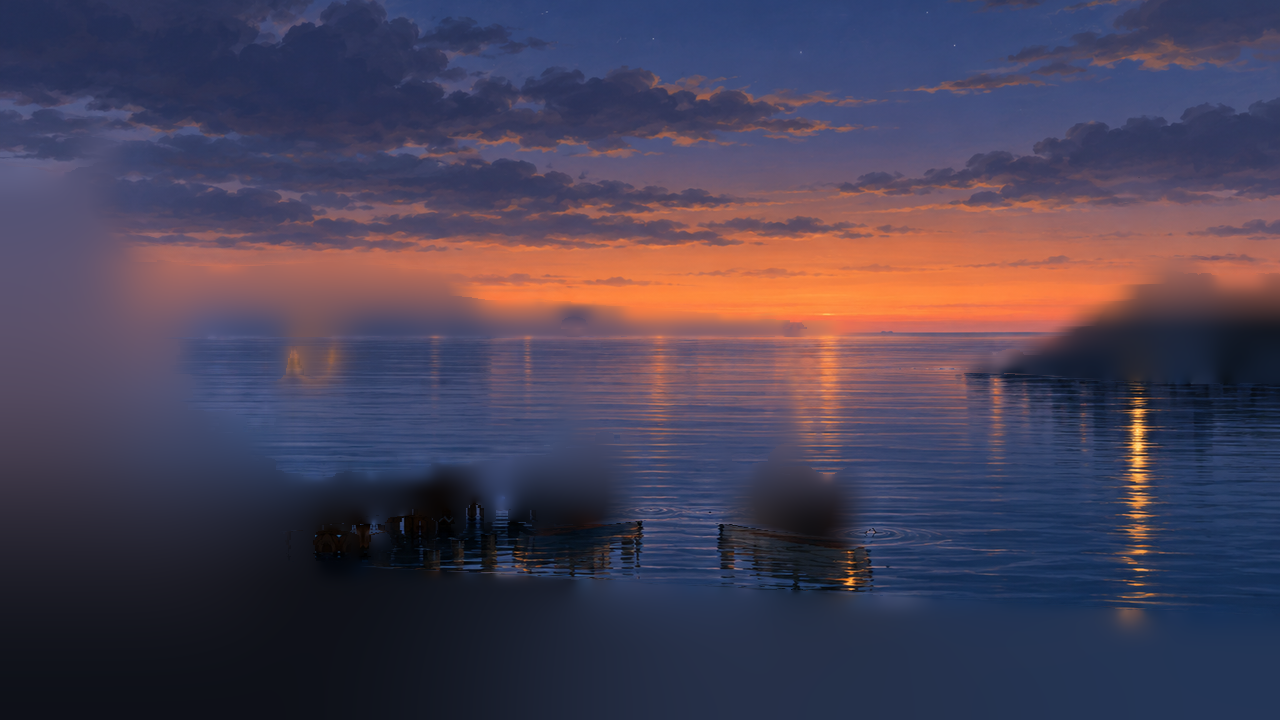
#> input picture styles/kinemagramm/assets/plate.png, 1280 x 720 px
$ python -i auto_scene.py   (imports and definitions only)
#> lines starting #> are read from the running program, lines starting #| are printed output that depends on the picture
### styles/kinemagramm/tools/prep.py
#!/usr/bin/env python3
"""Bereitet ein gemaltes Standbild für die Shader-Animation vor (Kinemagramm).

    .venv/bin/python styles/kinemagramm/tools/prep.py styles/kinemagramm/tools/scene.json [--out styles/kinemagramm/demo/art]

Eingaben (Pfade in der Konfiguration relativ zum Eintragsordner):
  src        gemaltes KI-Bild (3:2), wird auf 16:9 beschnitten und auf 1280x720 verkleinert
  sky/water  grobe Polygone (Bildschirmpixel 1280x720) ODER ai_labels: ausgerichtete KI-Farbcode-Maske
             (1280x720, von auto_scene.py); Boote dann ohne poly aus den Codeflächen
  lights     Lichtquellen mit Lage und Kanal (window, lantern, lamp)
  boats      Polygone + Drehpunkt je Boot (Schaukeln)
Ausgaben (alle 1280x720):
  still.png  das Standbild
  plate.png  "saubere Platte": Himmel und Wasser über Objekte und Boote hinweg fortgesetzt (Pull-Push),
             damit Verzerrungen keine Objektfarben ins Wasser ziehen und Boote beim Schaukeln nichts aufreißen
  mask_a.png R Wasser, G Himmel, B Sterne
  mask_b.png R Fenster, G Laterne, B Leuchtfeuer (Leuchtfläche + gemalter Lichtschein, für Flackern)
  mask_c.png R Boot 1, G Boot 2, B Sichtbarkeit des Strahls
  noise.png  drei kachelbare Rauschkanäle 256x256
  scene.json Lage von Lichtern, Schornstein, Horizont, Drehpunkten für main.gd
"""
import argparse, json, pathlib, sys

import numpy as np
from PIL import Image

sys.path.insert(0, str(pathlib.Path(__file__).resolve().parent))
import imgops as K  # noqa: E402

W, H = 1280, 720


def load_still(src, crop_y):
    im = Image.open(src).convert("RGB")
    w, h = im.size
    ch = round(w * 9 / 16)
    if ch > h:
        cw = round(h * 16 / 9)
        x0 = (w - cw) // 2
        box = (x0, 0, x0 + cw, h)
    else:
        y0 = round((h - ch) * crop_y)
        box = (0, y0, w, y0 + ch)
    return im.crop(box).resize((W, H), Image.LANCZOS), box


# [249 lines left out: functions ai_regions, box_x, convex_hull_mask, main, not called in this run]


# [2 lines that do not run on import are left out]

### styles/kinemagramm/tools/imgops.py
"""Bildoperationen für das lebende Standbild (nur NumPy und Pillow).

guided()   Kantentreuer Filter (He et al. 2010, Farbführung): grobe Maske -> Maske, die an den Kanten des Bildes sitzt.
pushpull() Füllt unbekannte Pixel aus der Umgebung (Pull-Push-Pyramide). Für "saubere Platten" hinter Objekten.
tile_noise() Kachelbares Rauschen über das Frequenzspektrum (periodisch per Konstruktion, fester Seed).
"""
import numpy as np
from PIL import Image, ImageDraw


def load_rgb(path):
    return np.asarray(Image.open(path).convert("RGB"), dtype=np.float32) / 255.0


def save_rgb(arr, path):
    Image.fromarray(np.clip(arr * 255.0 + 0.5, 0, 255).astype(np.uint8)).save(path)


def save_gray(arr, path):
    Image.fromarray(np.clip(arr * 255.0 + 0.5, 0, 255).astype(np.uint8), "L").save(path)


def luma(img):
    return img[..., 0] * 0.299 + img[..., 1] * 0.587 + img[..., 2] * 0.114


def box(a, r):
    """Mittelwert über ein (2r+1)^2-Fenster, Ränder mit tatsächlicher Anzahl normiert."""
    a = a.astype(np.float64)
    h, w = a.shape[:2]

    def csum(x, axis):
        c = np.cumsum(x, axis=axis)
        pad = [(0, 0)] * x.ndim
        pad[axis] = (1, 0)
        c = np.pad(c, pad)
        n = x.shape[axis]
        hi = np.minimum(np.arange(n) + r + 1, n)
        lo = np.maximum(np.arange(n) - r, 0)
        return np.take(c, hi, axis=axis) - np.take(c, lo, axis=axis)

    s = csum(csum(a, 0), 1)
    ones = np.ones((h, w))
    cnt = csum(csum(ones, 0), 1)
    if a.ndim == 3:
        cnt = cnt[..., None]
    return (s / cnt).astype(np.float32)


# [68 lines left out: functions guided, _down, _up, pushpull, poly_mask, not called in this run]


def blur(a, r):
    """Weiches Verwischen über zwei Box-Durchgänge."""
    return box(box(a, r), r)


def smoothstep(e0, e1, x):
    t = np.clip((x - e0) / (e1 - e0), 0, 1)
    return t * t * (3 - 2 * t)


# [60 lines left out: functions tile_noise, mirror_fill, not called in this run]

### styles/kinemagramm/tools/aimask.py
"""KI-Farbcode-Maske lesen: Farbcodes einordnen, an das Gemälde ausrichten, Bereiche zerlegen (nur NumPy/Pillow).

Codes wie in assets/prompts/mask.txt. Das Bildmodell liefert keine exakten Flächen (JPEG, Kantensäume, leichte
Verschiebung oder Skalierung gegenüber dem Gemälde); deshalb: nächster Code je Pixel, Mehrheitsfilter, dann
Ausrichtung über die Übereinstimmung der Codegrenzen mit Kanten im Gemälde.
"""
import numpy as np
from PIL import Image

import imgops as K

CODES = {  # Name -> RGB
    "other": (0, 0, 0),
    "sky": (0, 0, 255),
    "water": (0, 255, 255),
    "boats": (255, 0, 255),
    "window": (255, 255, 0),
    "lantern": (255, 128, 0),
    "lamp": (255, 0, 0),
    "chimney": (0, 255, 0),
}
NAMES = list(CODES)
IDX = {n: i for i, n in enumerate(NAMES)}
PALETTE = np.array([CODES[n] for n in NAMES], np.float32) / 255.0


# [9 lines left out: function classify, not called in this run]


def to_rgb(lab):
    return (PALETTE[lab] * 255 + 0.5).astype(np.uint8)


# [4 lines left out: function from_rgb, not called in this run]


def resize_lab(lab, size):
    return np.asarray(Image.fromarray(lab).resize(size, Image.NEAREST))


# [92 lines left out: functions warp_lab, boundary, edge_map, align, not called in this run]


def components(mask, min_px=1):
    """Zusammenhängende Bereiche (8er-Nachbarschaft) über Lauflängen und Union-Find.
    Gibt eine Liste von Indexarrays (ys, xs) zurück, nach Größe absteigend."""
    h, w = mask.shape
    runs = []  # (y, x0, x1)
    row_runs = []
    for y in range(h):
        r = mask[y]
        if not r.any():
            row_runs.append([])
            continue
        d = np.diff(np.concatenate([[0], r.astype(np.int8), [0]]))
        starts, ends = np.nonzero(d == 1)[0], np.nonzero(d == -1)[0]
        ids = []
        for s, e in zip(starts, ends):
            ids.append(len(runs))
            runs.append((y, int(s), int(e)))
        row_runs.append(ids)
    parent = list(range(len(runs)))

    def find(i):
        while parent[i] != i:
            parent[i] = parent[parent[i]]
            i = parent[i]
        return i

    for y in range(1, h):
        prev, cur = row_runs[y - 1], row_runs[y]
        for i in cur:
            _, s, e = runs[i]
            for k in prev:
                _, ps, pe = runs[k]
                if ps <= e and pe >= s:  # 8er-Nachbarschaft: Lauf [s, e) berührt [ps, pe) auch diagonal
                    a, b = find(i), find(k)
                    if a != b:
                        parent[a] = b
    groups = {}
    for i, (y, s, e) in enumerate(runs):
        groups.setdefault(find(i), []).append((y, s, e))
    out = []
    for g in groups.values():
        ys = np.concatenate([np.full(e - s, y) for y, s, e in g])
        xs = np.concatenate([np.arange(s, e) for y, s, e in g])
        if len(ys) >= min_px:
            out.append((ys, xs))
    out.sort(key=lambda c: -len(c[0]))
    return out


# [15 lines left out: functions boat_components, regions, not called in this run]

### styles/kinemagramm/tools/auto_scene.py
#!/usr/bin/env python3
"""Leitet aus Gemälde (und KI-Farbcode-Maske) die Szenen-Konfiguration für prep.py ab.

    .venv/bin/python styles/kinemagramm/tools/auto_scene.py --bg assets/raw/bg.png [--mask assets/raw/mask.png]
        --config-out CFG.json [--labels-out assets/mask_ai.png] [--base ENTRY] [--debug DIR]

Mit Maske: Codes einordnen, Maske an das Gemälde ausrichten (Verschiebung und Skalierung, gemessen an Kanten),
16:9-Ausschnitt so wählen, dass Leuchtfeuer und Schornstein Luft nach oben haben, dann Lage von Lichtern,
Schornstein, Drehpunkten der Boote, Horizont, Kai, Möwen und Dachs ausrechnen. Ergebnis ist vollständig.
Ohne Maske: nur ein Entwurf (Lichter aus dem Gemälde geschätzt, Horizont geschätzt, Himmel/Wasser als
Rechtecke), Exit-Code 3; Polygone von Hand nach tools/scene.hand.json übernehmen.
Im Debug-Ordner: scene_overlay.png (Masken, Punkte und ein 50-px-Raster zum Ablesen von Koordinaten).
"""
import argparse, json, os, pathlib, sys

import numpy as np
from PIL import Image, ImageDraw

HERE = pathlib.Path(__file__).resolve().parent
sys.path.insert(0, str(HERE))
import aimask as A  # noqa: E402
import imgops as K  # noqa: E402
from prep import load_still, W, H  # noqa: E402

UI = {"x": 645, "y": 530, "w": 615, "h": 182}
BADGER_H = 230
LIGHT_DEFAULTS = {  # Kanal, Lichthof-Radius, gemalter Lichtschein (Radius)
    "window": {"channel": "window", "glow": 70, "pool_r": 130},
    "lantern": {"channel": "lantern", "glow": 80, "pool_r": 280},
    "lamp": {"channel": "lamp", "glow": 40},
}


def relp(p, base):
    p = pathlib.Path(p).resolve()
    try:
        return os.path.relpath(p, base) if base in p.parents or p == base else str(p)
    except ValueError:
        return str(p)


def warmth(img):
    return np.clip((img[..., 0] - img[..., 2]) * 2.0, 0, 1)


def light_at(img, ys, xs, name):
    """Lage einer Lichtquelle: hellster warmer Punkt im (leicht erweiterten) Bereich, Radius aus der Größe."""
    y0, y1 = max(0, ys.min() - 6), min(H, ys.max() + 7)
    x0, x1 = max(0, xs.min() - 6), min(W, xs.max() + 7)
    sub = img[y0:y1, x0:x1]
    wgt = (K.luma(sub) * (0.5 + warmth(sub))) ** 4
    yy, xx = np.mgrid[y0:y1, x0:x1]
    s = wgt.sum()
    pos = [float((xx * wgt).sum() / s), float((yy * wgt).sum() / s)] if s > 1e-9 else \
        [float(xs.mean()), float(ys.mean())]
    ext = max(xs.max() - xs.min(), ys.max() - ys.min()) / 2.0
    r = max(12.0 if name == "lamp" else 14.0, ext * 1.3 + 4)
    d = dict(LIGHT_DEFAULTS[name])
    d.update({"name": name, "pos": [round(pos[0], 1), round(pos[1], 1)], "r": round(r, 1)})
    return d


def detect_lights(img):
    """Ohne Maske: warme, helle Flecken im Gemälde den Rollen Fenster, Laterne, Leuchtfeuer zuordnen (Schätzung)."""
    s = K.luma(img) * warmth(img)
    thr = max(0.22, float(np.percentile(s, 99.85)))
    comps = A.components(s > thr, min_px=4)
    cand = []
    for ys, xs in comps[:40]:
        cand.append({"x": float(xs.mean()), "y": float(ys.mean()), "area": len(ys), "peak": float(s[ys, xs].max()),
                     "ys": ys, "xs": xs})
    out = {}
    lamp = [c for c in cand if c["x"] > 0.5 * W and c["y"] < 0.5 * H]
    if lamp:
        out["lamp"] = max(lamp, key=lambda c: c["peak"])
    win = [c for c in cand if c["x"] < 0.3 * W]
    if win:
        out["window"] = max(win, key=lambda c: c["area"])
    lan = [c for c in cand if 0.12 * W < c["x"] < 0.5 * W and 0.2 * H < c["y"] < 0.75 * H and c is not out.get("window")]
    if lan:
        out["lantern"] = max(lan, key=lambda c: c["peak"])
    return {k: light_at(img, c["ys"], c["xs"], k) for k, c in out.items()}


def horizon_guess(img):
    L = K.luma(img)
    gy = np.abs(np.diff(K.blur(L, 1), axis=0))
    band = gy[:, int(0.2 * W):int(0.8 * W)].mean(1)
    lo, hi = int(0.28 * H), int(0.62 * H)
    return int(lo + np.argmax(band[lo:hi]))


# [144 lines left out: functions choose_crop, from_labels, overlay, not called in this run]


def build(bg, mask=None, labels_out=None, base=None, debug=None, crop_y=None):
    """crop_y: fester 16:9-Ausschnitt (0 = oben, 1 = unten); None = automatisch (choose_crop)."""
#> called with bg = '../assets/plate.png'
    base = pathlib.Path(base).resolve() if base else HERE.parent
    src = Image.open(bg).convert("RGB")
#> src is the input picture: PIL image 1280x720 RGB; mean R, G, B 72.8, 65.2, 85.6
    sw, sh = src.size
    img_src = np.asarray(src, np.float32) / 255.0
    report = {"bg_size": [sw, sh]}
    cfg = {"base": "..", "src": relp(bg, base)}
    if mask:
        m = Image.open(mask).convert("RGB")
        report["mask_size"] = list(m.size)
        lab_m = A.classify(np.asarray(m, np.float32) / 255.0)
        share = {n: round(float((lab_m == i).mean()), 4) for n, i in A.IDX.items()}
        report["mask_shares"] = share
        lab0 = A.resize_lab(lab_m, (sw, sh))
        T = A.align(img_src, lab0)
        report["align"] = T
        lab = A.warp_lab(lab0, (T["sx"], T["sy"], T["dx"], T["dy"]), (sw, sh))
        cfg["crop_y"] = choose_crop(lab, sh, sw) if crop_y is None else float(crop_y)
        report["crop_from"] = "automatisch" if crop_y is None else "scene.override.json"
        still_im, box = load_still(bg, cfg["crop_y"])
        img = np.asarray(still_im, np.float32) / 255.0
        lab_s = A.resize_lab(lab[box[1]:box[3], box[0]:box[2]], (W, H))
        if labels_out:
            pathlib.Path(labels_out).parent.mkdir(parents=True, exist_ok=True)
            Image.fromarray(A.to_rgb(lab_s)).save(labels_out)
            cfg["ai_labels"] = relp(labels_out, base)
        cfg.update(from_labels(img, lab_s, report))
        cfg["star_max_sat"] = 0.25
        complete = True
    else:
        cfg["crop_y"] = 0.5 if crop_y is None else float(crop_y)
        still_im, box = load_still(bg, cfg["crop_y"])
#> box = (0, 0, 1280, 720)
        img = np.asarray(still_im, np.float32) / 255.0
        lab_s = None
        hz = horizon_guess(img)
#> call 2 of csum, with axis = 1
#> in csum (call 2), `c = np.cumsum(x, axis=axis)`:
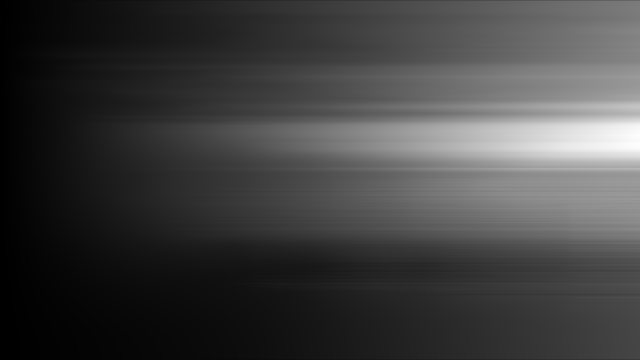
#> c: shape (720, 1280) float64 (shown at 1/2 size); min 0.128, max 1990.4, mean 501.1; drawn with min black and max white
#> call 4 of csum, with axis = 1
#> in csum (call 4), `c = np.cumsum(x, axis=axis)`:
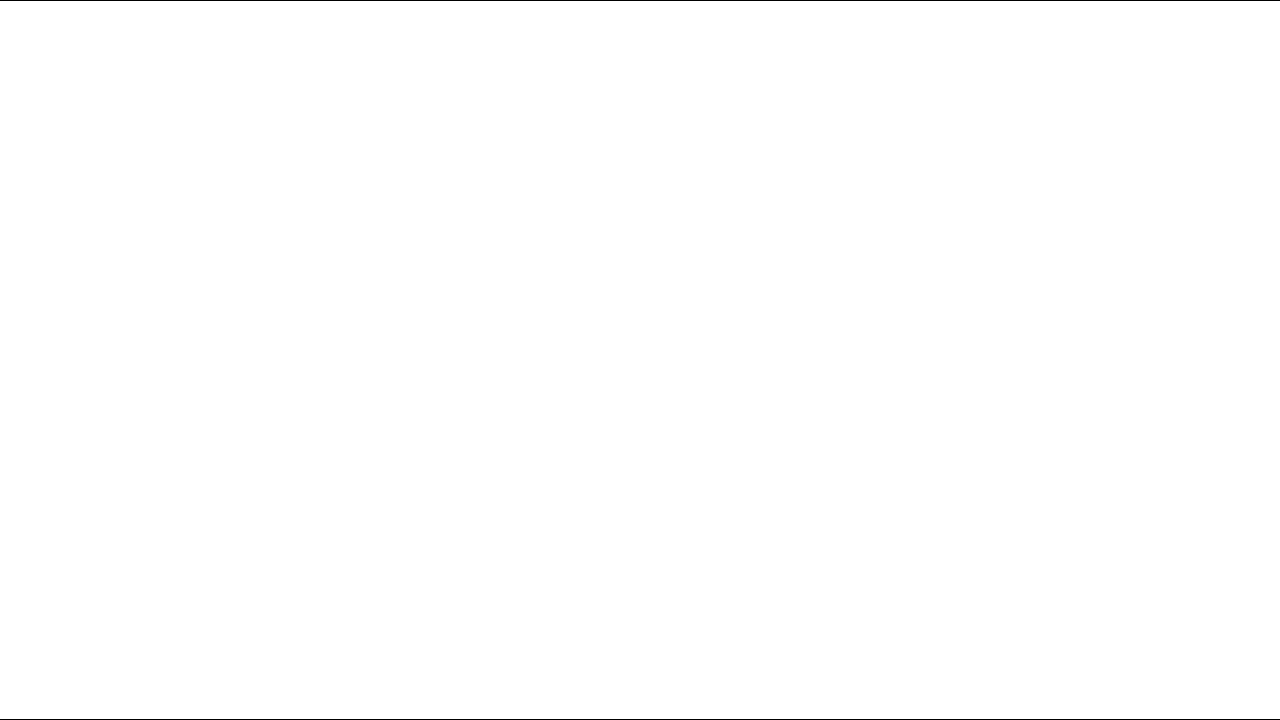
#> x: shape (720, 1280) float64; values 2 (black) and 3 (white), 99.7% white; black in thin lines or dots
#> in horizon_guess, `gy = np.abs(np.diff(K.blur(L, 1), axis=0))`:
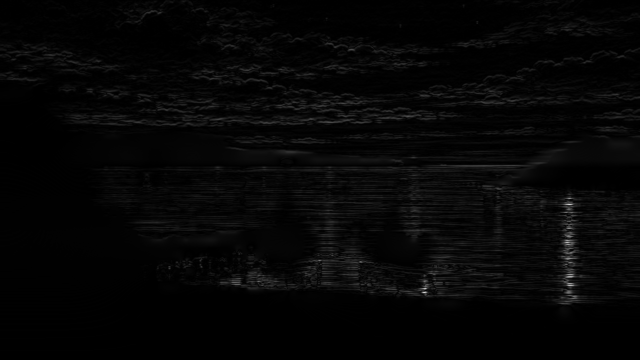
#> gy: shape (719, 1280) float32 (shown at 1/2 size); min 0, max 0.174, mean 0.00415; drawn with min black and max white
#> in horizon_guess, `band = gy[:, int(0.2 * W):int(0.8 * W)].mean(1)`: band = 719 values, max 0.0154 at index 568, min 8.39e-07 at index 718, mean 0.00469
#> hz = 339
        lights = detect_lights(img)
#> in detect_lights, `s = K.luma(img) * warmth(img)`:
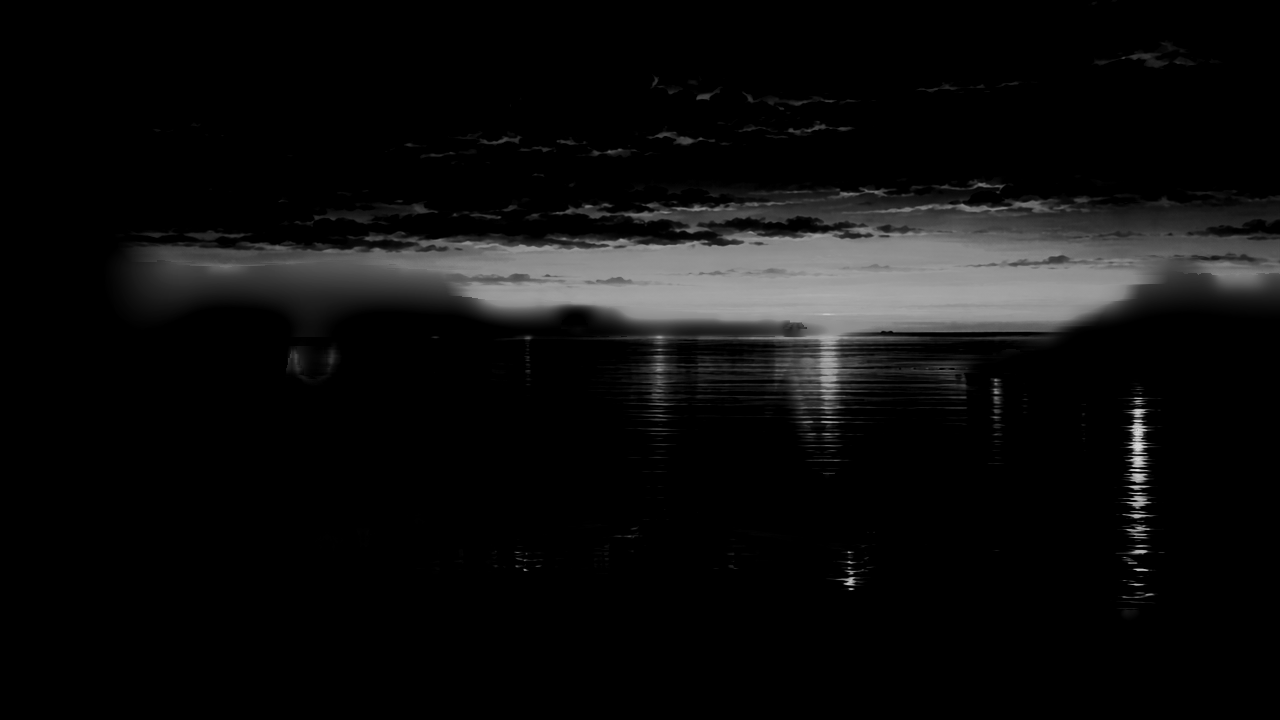
#> s: shape (720, 1280) float32; min 0, max 0.884, mean 0.0543
#> in detect_lights, `thr = max(0.22, float(np.percentile(s, 99.85)))`: thr = 0.651
#> after the loop in components, `for y in range(h):`: row_runs = 720 items, first 6: [], [], [], [], [], []; runs = 210 items, first 6: (290, 804, 806), (291, 828, 829), (291, 830, 831), (291, 850, 851), (292, 820, 821), (292, 823, 824)
#> in components, `parent = list(range(len(runs)))`: parent = 210 values from 0 to 209
#> after the loop in components, `for y in range(1, h):`: parent = 210 values, max 209 at index 209, min 0 at index 0, mean 98.04
#> the loop in components, `for i, (y, s, e) in enumerate(runs):` made 210 passes
#> after the loop in components, `for i, (y, s, e) in enumerate(runs):`: groups = 58 items
#> the loop in components, `for g in groups.values():` made 58 passes
#> (g, ys, xs) on passes 1, 4, 5, 6: ([(290, 804, 806)], [290, 290], [804, 805]), ([(296, 892, 893)], [296], [892]), ([(296, 904, 905)], [296], [904]), ([(297, 871, 873)], [297, 297], [871, 872])
#> after the loop in components, `for g in groups.values():`: out = 41 items
#> the loop in detect_lights, `for ys, xs in comps[:40]:` made 40 passes
#> (ys, xs) on passes 24 to 26: ([300, 300, 300, 300, 301, 301, 301, 301, 301, 301], [802, 804, 805, 807, 802, 803, 805, 806, 807, 808]), ([358, 358, 359, 359, 359, 359, 359, 359, 360, 360], [827, 829, 825, 826, 827, 828, 829, 830, 825, 828]), ([569, 569, 569, 569, 569, 569, 569, 569, 569, 569], [1135, 1136, 1137, 1138, 1139, 1140, 1141, 1142, 1143, 1144])
#> after the loop in detect_lights, `for ys, xs in comps[:40]:`: cand = 40 items
#> in detect_lights, `lamp = [c for c in cand if c["x"] > 0.5 * W and c["y"] < 0.5 * H]`: lamp = 18 items
#> in detect_lights, `win = [c for c in cand if c["x"] < 0.3 * W]`: win = []
#> in light_at, `y0, y1 = max(0, ys.min() - 6), min(H, ys.max() + 7)`: y0 = 307; y1 = 321
#> in light_at, `x0, x1 = max(0, xs.min() - 6), min(W, xs.max() + 7)`: x0 = 808; x1 = 865
#> in light_at, `s = wgt.sum()`: s = 624.5
#> in light_at, `pos = [float((xx * wgt).sum() / s), float((yy * wgt).sum() / s)] if s ..`: pos = [835.8, 313]
#> in light_at, `ext = max(xs.max() - xs.min(), ys.max() - ys.min()) / 2.0`: ext = 22
#> in light_at, `r = max(12.0 if name == "lamp" else 14.0, ext * 1.3 + 4)`: r = 32.6
#> lights = 1 item
        cfg.update({
            "_todo": "Entwurf ohne KI-Maske: sky/water/boats/chimney nach dem Raster in scene_overlay.png von Hand "
                     "setzen (Polygone in 1280x720), dann als tools/scene.hand.json speichern.",
            "horizon_y": hz, "quay_y": int(0.83 * H),
            "sky": [[[0, 0], [W, 0], [W, hz], [0, hz]]],
            "water": [[[0, hz], [W, hz], [W, int(0.83 * H)], [0, int(0.83 * H)]]],
            "lights": list(lights.values()),
            "chimney": [round(0.1 * W), round(0.15 * H)],
            "boats": [],
            "badger": {"x": round(0.42 * W), "feet_y": round(0.915 * H), "height": BADGER_H},
            "ui": dict(UI),
        })
        if "lamp" in lights:
            cfg["lamp"] = lights["lamp"]["pos"]
        report["lights_guessed"] = list(lights)
        complete = False
    report["crop_box"] = list(box)
    cfg["_auto"] = report
    if debug:
        pathlib.Path(debug).mkdir(parents=True, exist_ok=True)
        overlay(img, lab_s, cfg, pathlib.Path(debug) / "scene_overlay.png")
    return cfg, complete


# [16 lines left out: function main, not called in this run]


# [2 lines not run here, left out]

>>> result = build('../assets/plate.png')
